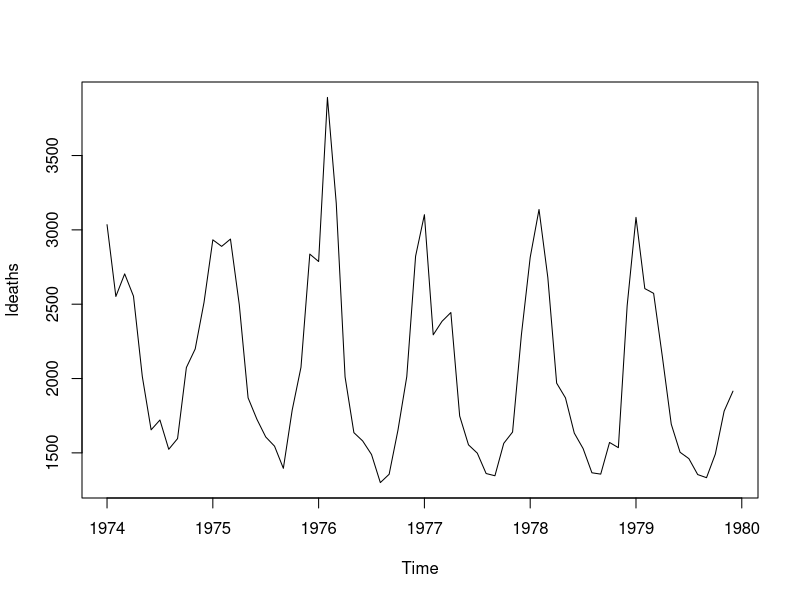
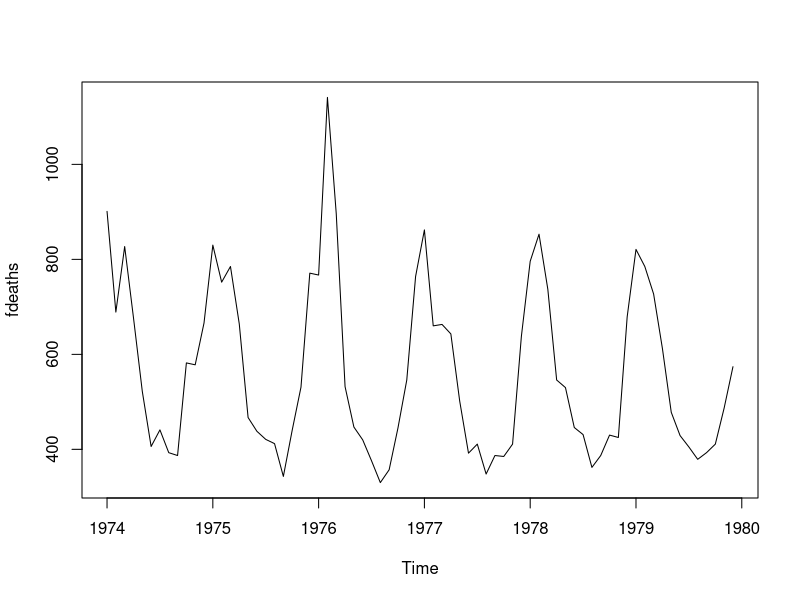
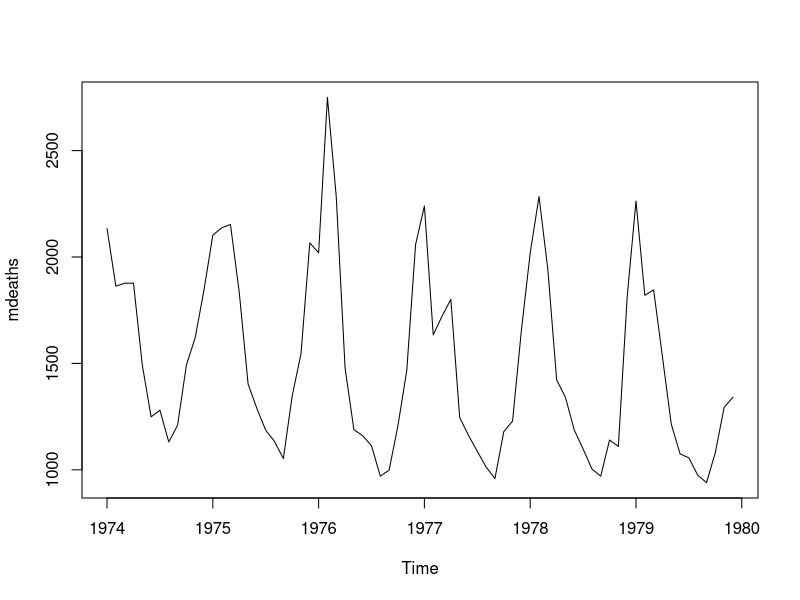
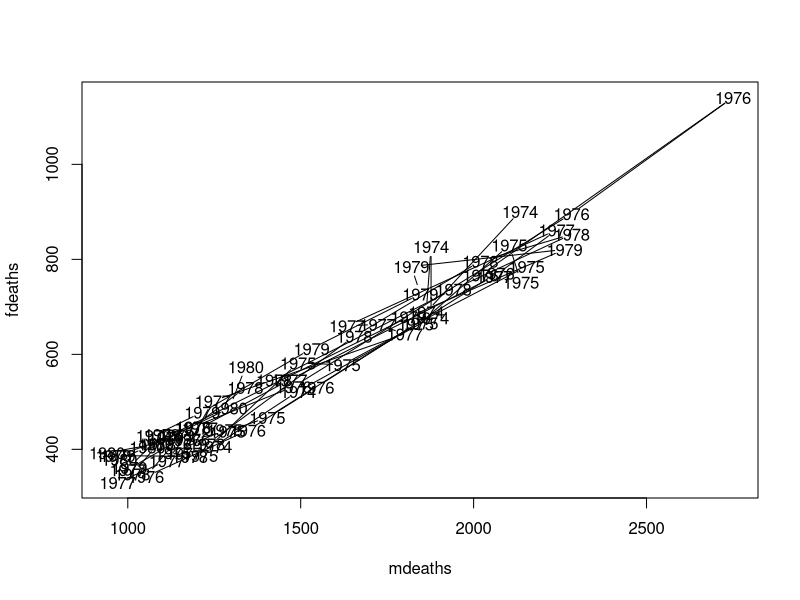

Generate these figures, in order, with R:
###################################

# Marie Agosta Assignment 1
# Get R-file, perform basic descriptive stats on time-series objects, 
# Combine time-series objects

##################################

#Looking at data sets on R in order to choose one

data()

# loading UKLungDeaths data, as it seems doable and fairly complete 

data(UKLungDeaths)

#looking at UKLungDeaths data on the tab that layouts the data in R

?UKLungDeaths

#The data is broken down into three different time-series objects: 
# both sexes (ldeaths), males (mdeaths) and females (fdeaths).
# It shows monthly deaths from bronchitis, emphysema and asthma in the UK, 1974–1979

plot(ldeaths)
plot(fdeaths)
plot(mdeaths)

# I'm plotting male and female deaths (below) to see if there is a trend or if there 
# are large disparities 

plot(mdeaths, fdeaths)

# The overall trend is the same
# I'll look at range first for female and male deaths 

range(mdeaths)

#[1]  940 2750
# Much larger range for males, compared to females.

range(fdeaths)

#[1]  330 1141

# Looking at overall summary statistics to see if male numbers are larger
# across the board 

summary(mdeaths)

#Min. 1st Qu.  Median    Mean 3rd Qu.    Max. 
#940    1138    1344    1496    1846    2750 

summary(fdeaths)

#Min. 1st Qu.  Median    Mean 3rd Qu.    Max. 
#330.0   411.0   512.0   560.7   681.5  1141.0 

# There is an equal amount of data for both men and women, therefore the higher numbers in 
# for men speak to potential enviromental factors (working in mines) and potential cultural
# factors (perhaps men smoked more cigerettes than women..?) These are merely guesstimates
# as to some of the trends. 

sd (mdeaths)

# [1] 433.1509

sd (fdeaths)

# [1] 179.72

cor.test(mdeaths, fdeaths)

#Pearson's product-moment correlation

#data:  mdeaths and fdeaths
#t = 37.694, df = 70, p-value < 2.2e-16
#alternative hypothesis: true correlation is not equal to 0
#95 percent confidence interval:
# 0.9621846 0.9851124
#sample estimates:
#      cor 
# 0.9762413 

# Combining the time-series objects into one object 

deaths <- data.frame(fdeaths, ldeaths, mdeaths)












